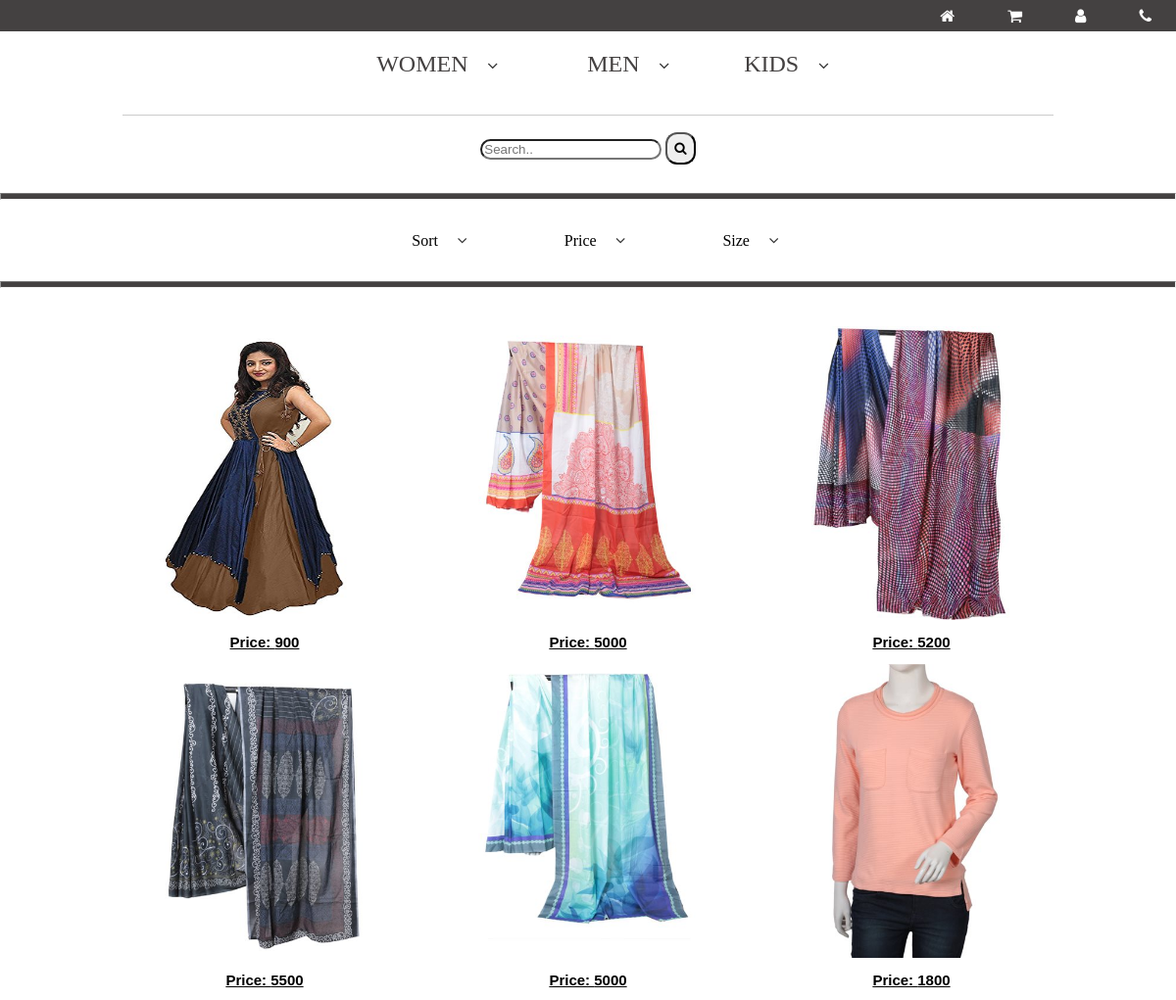
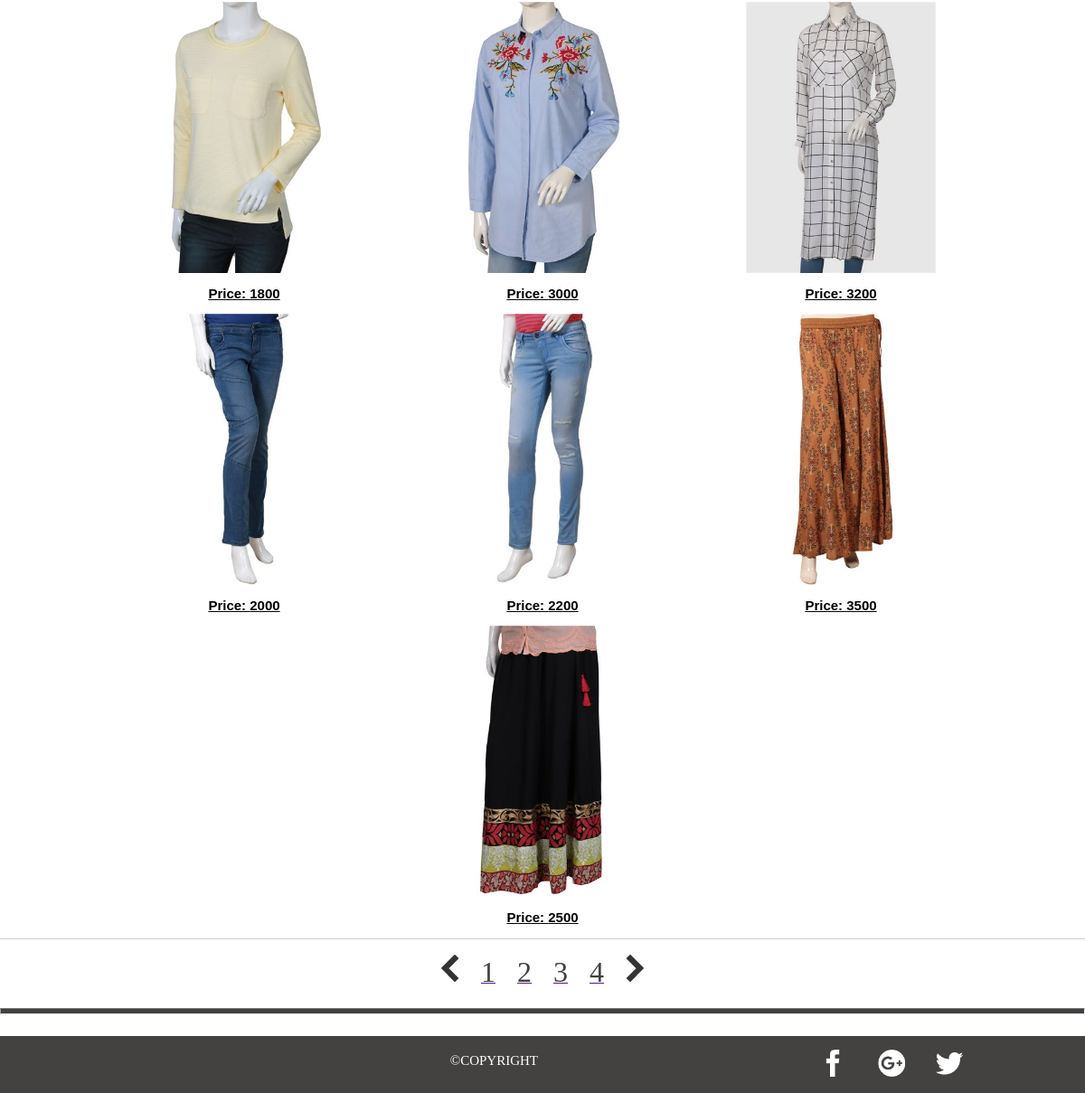
Screenshot of /WomenSite.php?cate=all with the database file from the repository (2 pictures, top to bottom).
### tables this page shows
CREATE TABLE `all_products` (
  `Products_id` int(11) NOT NULL,
  `Name` varchar(32) NOT NULL,
  `Type` varchar(11) NOT NULL,
  `Category` varchar(11) NOT NULL,
  `Size` varchar(11) NOT NULL,
  `B_price` int(11) NOT NULL,
  `S_price` int(11) NOT NULL,
  `Stock` int(11) NOT NULL,
  `Sold` int(11) NOT NULL
);

### WomenSite.php (called while the page is built)
<?php
include_once "view/inc_header.php";
include_once "view/inc_menu.php";
include_once "view/inc_womensite.php";
include_once "view/inc_footer.php";
?>

### model/sqls.php (called while the page is built, shortened)
<?php
require_once "db_connect.php";
function getall_productsByCategory($all_productscategory){
        $type= $all_productscategory['type'];
        $cat=$all_productscategory['category'];
        if($cat=="all")
        {
            $sql = "SELECT * from all_products WHERE Type='$type'";
        }
        else
            $sql = "SELECT * FROM all_products WHERE Type = '$type' AND Category = '$cat'";
        $result = executeSQL($sql);
        $all_products = array();
        for($i=0; $row=mysqli_fetch_assoc($result); ++$i){
            $all_products[$i] = $row;
        }
        return $all_products;
}
?>

### model/db_connect.php (called while the page is built, shortened)
<?php
    function executeSQL($sql){
	    $host="127.0.0.1";
	    $user="root";
	    $pass="";
	    $dbname="ecommerce";
	    $port=3306;
        $link=mysqli_connect($host, $user, $pass, $dbname, $port);
        $result = mysqli_query($link, $sql);
        return $result;
    }
?>

### view/inc_womensite.php (the view, shortened to what this page needs)
<hr class="hr_border">
<?php
    $filter['type'] ='women';
    $filter['category'] =$_REQUEST['category'];
?>
<div class="pages">
    <ul>
        <li class="menu_font"><a href="WomenSite.php?cate=all"><font color="black" face="Impact" style = "margin:15" size = "3">Sort</font> <i class="fa fa-angle-down" aria-hidden="true"></i></a>
        </li>
        <li class="menu_font"><a href="WomenSite.php?cate=all"><font color="black" face="Impact" style = "margin:15" size = "3">Price</font> <i class="fa fa-angle-down" aria-hidden="true"></i></a>
        </li>
        <li class="menu_font" id="size"><a href="WomenSite.php?cate=all"><font color="black" face="Impact" style = "margin:15" size = "3">Size</font> <i class="fa fa-angle-down" aria-hidden="true"></i></a>
        </li>
    </ul>
</div>
<hr class="hr_border"><br>
<section>
    <div class="wrapper">
       <div align="center">
            <table>
            <?php
                if($GLOBALS['cnt']==4)
                    $products=getall_productsByCategory($filter);
                foreach($products as $product)
                {
                    $name= $product['Name'];
                    $price= $product['S_price'];
                    $id=$product['Products_id'];
                    $size= $product['Size'];
                    $type= $product['Type'];
                    $cat=$product['Category'];
				    $avail=$product['Stock']-$product['Sold'];
                    echo '<tr align = "left">
                    <div class="dropdown">';
                       echo '<a href="itemDetails.php?id='.$id.'&price='.$price.'&size='.$size.'&type='.$type.'&avail='.$avail.'&cat='.$cat.'&name='.$name.'">';
                       echo '<img src = "products/'.$id.'.jpg" height="300px" width="300" style="margin:15" class="btn-social">';
                       echo '</a>';
                       echo '<p class="price"><u>Price: '.$price.'</u></p>';
                    echo '</div>';
        	    echo '</tr>';
                }?>
             </table>
        </div>
    </div>
</section>
<hr>
<div class="pages">
    <a href = ""><img src = "../Icon/left.png"  style="margin:" ></a>
    <a href = ""><font face="Arial Black" size="6" color="#444141" style="margin:10">1</font></a>
    <a href = ""><font face="Arial Black" size="6" color="#444141" style="margin:10">2</font></a>
	<a href = ""><font face="Arial Black" size="6" color="#444141" style="margin:10">3</font></a>
    <a href = ""><font face="Arial Black" size="6" color="#444141" style="margin:10">4</font></a>
	<a href = ""><img src = "../Icon/right.png"  style="margin:"></a>
</div>
<hr class="hr_border"><br>

### view/inc_header.php (shortened to what this page needs)
<head>
    <link rel="stylesheet" type="text/css" href="/E-commerceSite/css/Homedesign.css">
    <link rel="stylesheet" type="text/css" href="/E-commerceSite/css/style.css">
    <link rel="stylesheet" type="text/css" href="/E-commerceSite/css/test.css">
    <link rel="stylesheet" type="text/css" href="/E-commerceSite/css/header.css">
    <link rel="stylesheet" type="text/css" href="/E-commerceSite/css/menu.css">
    <link rel="stylesheet" type="text/css" href="/E-commerceSite/css/footer.css">
    <link rel="stylesheet" href="https://maxcdn.bootstrapcdn.com/font-awesome/4.4.0/css/font-awesome.min.css">
</head>
<?php
require_once "model/sqls.php";
if(!isset($_SESSION['currUser'])){
	echo '
    <header class="header">
        <div>
                <div style="text-align: left; position: relative; top: 20">
                    <p style="color: white"></p>
                </div>
                <div style="text-align: right">
                    <ul class="header_ul">
                    <li ><a href="index.php"><i class="fa fa-home" aria-hidden="true" style="color: white"></i></a></li>
                    <li><a href="cart.php"><i class="fa fa-shopping-cart" aria-hidden="true" style="color: white"></i></a></li>
                    <li><a href="signin.php"><i class="fa fa-user" aria-hidden="true" style="color: white"></i></a>
                    </li>
                    <li><a href="contactus.php"><i class="fa fa-phone" aria-hidden="true" style="color: white"></i></a></li>
                </ul>
                </div>
        </div>
    </header>';
}
?>

### view/inc_menu.php (shortened to what this page needs)
<menu class="home">
    <div>
        <nav class="bar">
            <ul>
                <li class="menu_font"><a href="WomenSite.php?cate=all"><font color="#444141" face="Impact" style = "margin:15" size = "5">WOMEN</font> <i class="fa fa-angle-down" aria-hidden="true"></i></a>
                </li>
                <li><a href="MenSite.php?cate=all"><font color="#444141" face="Impact" style = "margin:15" size = "5">MEN</font> <i class="fa fa-angle-down" aria-hidden="true"></i></a>
                </li>
                <li><a href="KidSite.php?cate=all"><font color="#444141" face="Impact" style = "margin:15" size = "5">KIDS</font> <i class="fa fa-angle-down" aria-hidden="true"></i></a>
                </li>
                <hr>
                <div class="search-container">
                    <form action="">
                        <input  style="border-radius: 12px; "type="text" placeholder="Search.." name="search">
                        <button class="button" type="submit"><i class="fa fa-search"></i></button>
                    </form>
                </div>
            </ul>
        </nav>
    </div>
</menu>

### view/inc_footer.php
<footer style="clear: both">
	<div class="left_footer" style="text-align: right">
		<font face="Arial Black" color="white" style="margin:5; font-size: 15" >&copy;COPYRIGHT</font>
	</div>
	<div class="right_footer">
		<img src = "Icon/facebook.png" height="30px" width="30px" style="margin:15">
		<img src = "Icon/google.png" height="30px" width="30px" style="margin:15">
		<img src = "Icon/twitter.png" height="30px" width="30px" style="margin:15">
	</div>
</footer>

### css/Homedesign.css (style rules this page uses)
ul { padding: 0; list-style: none; background: #444141; }
ul li { display: inline-block; position: relative; line-height: 21px; text-align: right; color: white; }
ul li a { display: block; padding: 8px 10px; color: white; text-decoration: none; font-family:Arial; }
#User h3,p { font-family:Arial,sans-serif; }

### css/style.css (style rules this page uses)
html, body, div, span, object, iframe, h1, h2, h3, h4, h5, h6, p, blockquote, pre, abbr, address, cite, code, del, dfn, em, img, ins, kbd, q, samp, small, strong, sub, sup, var, b, i, dl, dt, dd, ol, ul, li, fieldset, form, label, legend, table, caption, tbody, tfoot, thead, tr, th, td, article, aside, canvas, details, figcaption, figure, footer, header, hgroup, menu, nav, section, summary, time, mark, audio, video { margin:0; padding:0; border:0; outline:0; font-size:100%; vertical-align:baseline; background:transparent; }
article,aside,details,figcaption,figure, footer,header,hgroup,menu,nav,section { display:block; }
nav ul { list-style:none; }
a { margin:0; padding:0; font-size:100%; vertical-align:baseline; background:transparent; }
table,tr,td,th { border-collapse:collapse; border-spacing:1; border: 1px solid black; align-content: center; margin-left:auto; margin-right:auto; padding: 10; }
hr { display:block; height:1px; border:0; border-top:1px solid #cccccc; margin:1em 0; padding:0; }
input, select { vertical-align:middle; }
section { width: 100%; height: auto; }
.wrapper { width: 100%; min-height: 100%; margin: auto; //border: 1px solid black; //overflow: hidden; text-align: center; }

### css/test.css (style rules this page uses)
ul { padding: 0; list-style: none; background: white; }
ul li { display: inline-block; position: relative; line-height: 21px; text-align: left; }
ul li a { display: block; padding: 8px 25px; color: #333; text-decoration: none; }
.button { -webkit-transition-duration: 0.4s; transition-duration: 0.4s; padding: 8px 7px; border-radius: 12px; }
.hr_border { display: block; margin-top: 0.5em; margin-bottom: 0.5em; margin-left: auto; margin-right: auto; border-style: inset; border-width: 1px; background-color:#444141; height:5px }
.dropdown { position: relative; display: inline-block; }
p.price { font-weight: bold; color: black; font-size:15; }
.btn-social { //width: 600px; position: relative; opacity: 1; transition: 0.3s ease; cursor: pointer; }
div.pages { text-align:center; }

### css/header.css (style rules this page uses)
.header { float: right; width: 100%; height: auto; background-color:#444141; }
header div { width: 100%; height: auto; margin: auto; //border: 1px solid black; //overflow: hidden; //background-color:black; }
.header_ul { background-color:#444141; }

### css/menu.css (style rules this page uses)
menu { clear: right; float:center; width: 100%; height: auto; //background-color:black; }
menu div { width: 80%; height: auto; margin: auto; //border: 1px solid black; //overflow: hidden; }
menu div nav { margin: 5px; text-align:center; }
menu div nav ul li { display: inline-block; margin-left: 7px; font-size: 17px; }
menu div nav ul li a { text-decoration: none; font-family: arial; font-weight: 500; }
menu.home { background-color;black; }
.menu_font { margin:15; }

### css/footer.css (style rules this page uses)
footer { width: 100%; height: auto; background-color:#444141; }
footer div { width: 100%; height: auto; margin: auto; //border: 1px solid black; overflow: hidden; text-align: center; }
.left_footer { width:50%; //margin-left:-500; margin-top:20; //margin-left:50; float:left; //background-color:black; }
.right_footer { text-align:right; width:30%; //clear:left; //float:right; }

### rows the page displays
all_products: shows a picture, S_price "900"
all_products: shows a picture, S_price "5000"
all_products: shows a picture, S_price "5200"
all_products: shows a picture, S_price "5500"
all_products: shows a picture, S_price "5000"
all_products: shows a picture, S_price "1800"
all_products: shows a picture, S_price "1800"
all_products: shows a picture, S_price "3000"
all_products: shows a picture, S_price "3200"
all_products: shows a picture, S_price "2000"
all_products: shows a picture, S_price "2200"
all_products: shows a picture, S_price "3500"
all_products: shows a picture, S_price "2500"
